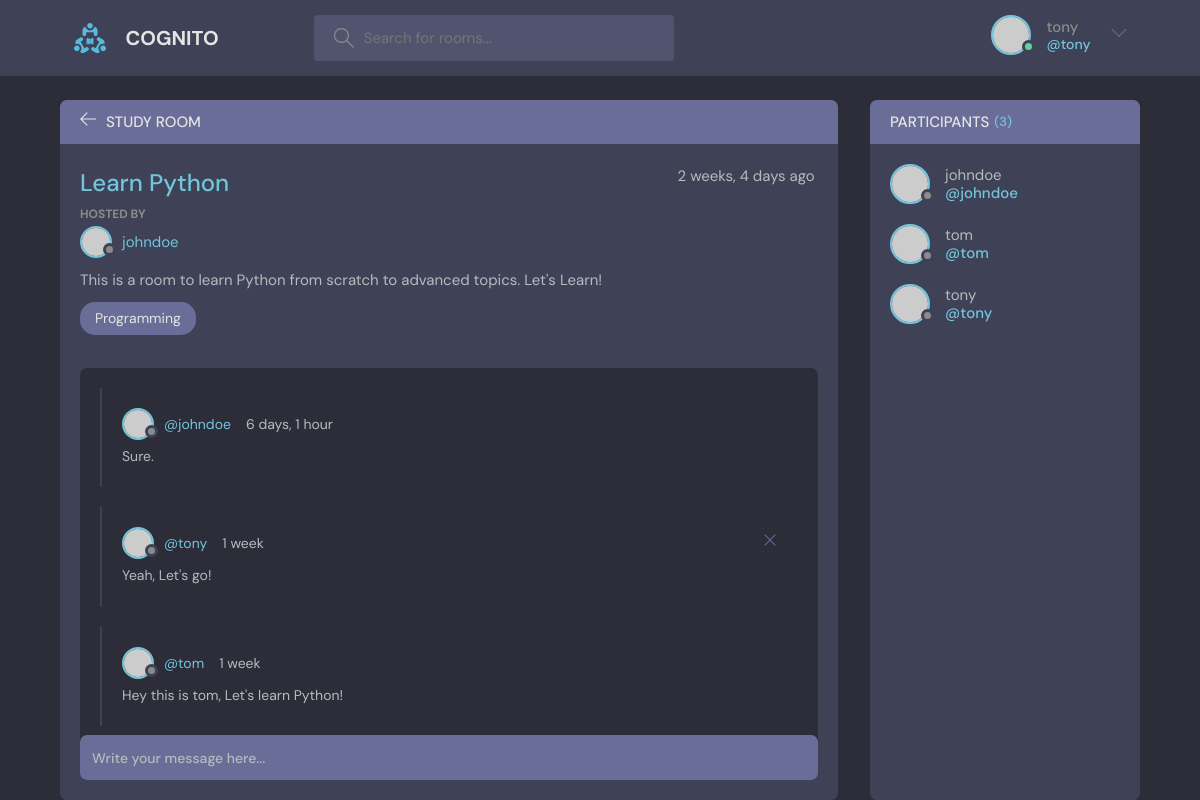
Before: /room/1/ (signed in) with the older database file.
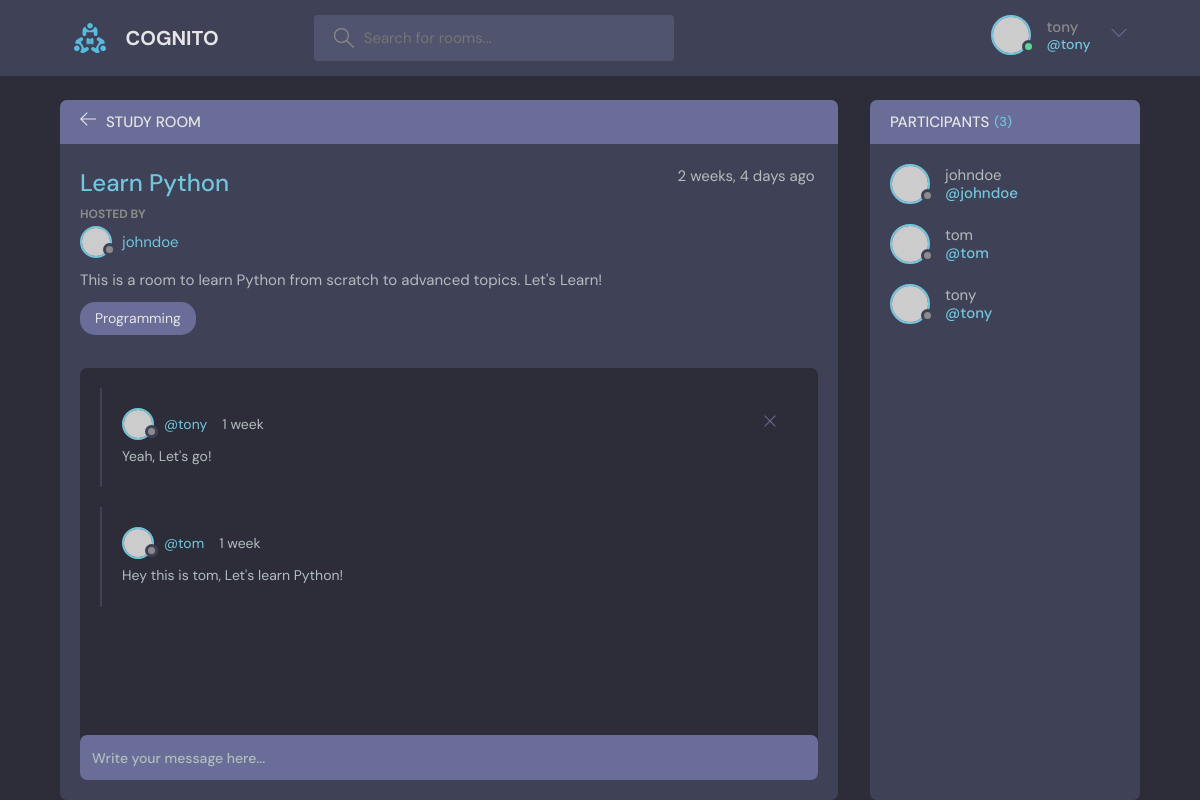
After: the same page with the newer database file.
### main/models.py (models this page shows, shortened)
class Message(models.Model):
    user = models.ForeignKey(User, on_delete=models.CASCADE)  # User who posted the message
    room = models.ForeignKey(Room, on_delete=models.CASCADE)  # Room where the message was posted
    body = models.TextField()  # Message content
    updated = models.DateTimeField(auto_now=True)  # Timestamp of the last update
    created = models.DateTimeField(auto_now_add=True)  # Timestamp of creation
    class Meta:
        ordering = ['-updated', '-created']  # Order by last updated and created date

### main/views.py (the view, shortened to what this page needs)
# urls.py: path('room/<int:pk>/',room,name='room'),
@login_required(login_url='login')
def room(request, pk):
    room = get_object_or_404(Room, id=pk)
    room_messages = room.message_set.all()
    participants = room.participants.all()
    context = {'room': room, 'room_messages': room_messages, 'participants': participants}
    return render(request, 'main/room.html', context)

### main/models.py (called while the page is built)
    def __str__(self):
        return self.name

### templates/main/room.html (shortened to what this page needs)
{% extends "base.html" %}
{% block content %}
    <main class="profile-page layout layout--2">
      <div class="container">
        <div class="room">
          <div class="room__top">
            <div class="room__topLeft">
              <a href="{% url 'home' %}">
                <svg version="1.1" xmlns="http://www.w3.org/2000/svg" width="32" height="32" viewBox="0 0 32 32">
                  <title>arrow-left</title>
                  <path
                    d="M13.723 2.286l-13.723 13.714 13.719 13.714 1.616-1.611-10.96-10.96h27.625v-2.286h-27.625l10.965-10.965-1.616-1.607z"
                  ></path>
                </svg>
              </a>
              <h3>Study Room</h3>
            </div>
          </div>
          <div class="room__box scroll">
            <div class="room__header scroll">
              <div class="room__info">
                <h3>{{room.name}}</h3>
                <span>{{room.created|timesince}} ago&nbsp</span>
              </div>
              <div class="room__hosted">
                <p>Hosted By</p>
                <a href="{% url "user_profile" room.host.id %}" class="room__author">
                  <div class="avatar avatar--small">
                    <img src="https://randomuser.me/api/portraits/men/37.jpg" />
                  </div>
                  <span>{{room.host.username}}</span>
                </a>
              </div>
              <div class="room__details">
                {{room.description}}
              </div>
              <span class="room__topics">{{room.topic}}</span>
            </div>
            <div class="room__conversation">
              <div class="threads scroll">
                {% for message in room_messages %}
                <div class="thread">
                  <div class="thread__top">
                    <div class="thread__author">
                      <a href="{% url "user_profile" message.user.id %}" class="thread__authorInfo">
                        <div class="avatar avatar--small">
                          <img src="https://randomuser.me/api/portraits/men/37.jpg" />
                        </div>
                        <span>@{{message.user.username}}</span>
                      </a>
                      <span class="thread__date">{{message.created|timesince}}</span>
                    </div>
                    {% if request.user == message.user %}
                    <a href="{% url "delete_message" message.id %}">
                    <div class="thread__delete">
                      <svg version="1.1" xmlns="http://www.w3.org/2000/svg" width="32" height="32" viewBox="0 0 32 32">
                        <title>remove</title>
                        <path
                          d="M27.314 6.019l-1.333-1.333-9.98 9.981-9.981-9.981-1.333 1.333 9.981 9.981-9.981 9.98 1.333 1.333 9.981-9.98 9.98 9.98 1.333-1.333-9.98-9.98 9.98-9.981z"
                        ></path>
                      </svg>
                    </div>
                  </a>
                    {% endif %}
                  </div>
                  <div class="thread__details">
                    {{message.body}}
                  </div>
                </div>
                {% endfor %}
              </div>
            </div>
          </div>
          <div class="room__message">
            <form action="#"><input name="" placeholder="Write your message here..." /></form>
          </div>
        </div>
        <div class="participants">
          <h3 class="participants__top">Participants <span>({{room.participants.all.count}})</span></h3>
          <div class="participants__list scroll">
            {% for participant in participants %}
            <a href="{% url "user_profile" participant.id %}" class="participant">
              <div class="avatar avatar--medium">
                <img src="https://randomuser.me/api/portraits/men/37.jpg" />
              </div>
              <p>
                {{participant.username}}
                <span>@{{ participant.username }}</span>
              </p>
            </a>
            {% endfor %}
          </div>
        </div>
      </div>
    </main>
{% endblock content %}

### templates/navbar.html (shortened to what this page needs)
{% load static %}
<header class="header header--loggedIn">
    <div class="container">
        <a href="{% url 'home' %}" class="header__logo">
            <img src="{% static 'images/logo.svg' %}" />
            <h1>COGNITO</h1>
        </a>
        <form class="header__search" method="GET" action="{% url 'home' %}">
            <label>
                <input type="text" name="q" placeholder="Search for rooms..." />
            </label>
        </form>
        <nav class="header__menu">
            {% if request.user.is_authenticated %}
            <div class="header__user">
                <a href="{% url 'update_user' %}">
                    <div class="avatar avatar--medium active">
                        <img src="https://randomuser.me/api/portraits/men/37.jpg" />
                    </div>
                    <p>{{ request.user }} <span>@{{ request.user.username }}</span></p>
                </a>
                <button class="dropdown-button">
                    <svg version="1.1" xmlns="http://www.w3.org/2000/svg" width="32" height="32" viewBox="0 0 32 32">
                        <title>chevron-down</title>
                        <path d="M16 21l-13-13h-3l16 16 16-16h-3l-13 13z"></path>
                    </svg>
                </button>
            </div>
            {% else %}
            <a href="{% url 'login' %}">
                <img src="{% static 'images/avatar.svg' %}" />
                <p>Login</p>
            </a>
            {% endif %}
        </nav>
    </div>
</header>

Changed rows visible on the page:
removed Message: user.username "johndoe", created "6 days, 1 hour", body "Sure."
